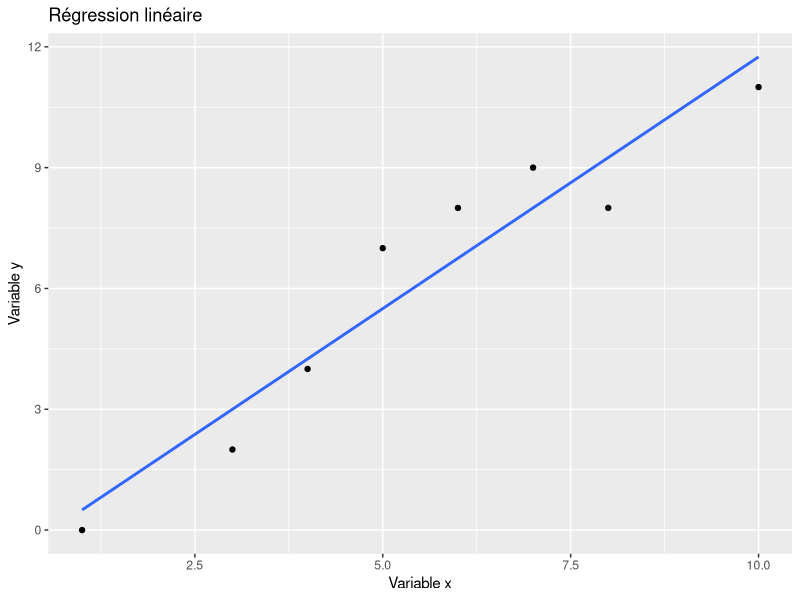

Here is the R script that generated this plot:
# f = function(x,y){
#   n = length(x)
#   a = n/(n-1)*cov(x,y)/var(x)
#   b = mean(y)-a*mean(x)
#   return(c(a,b))
# }
# 
x = c(1,3,4,5,6,7,8,10);
y = c(0,2,4,7,8,9,8,11);
# 
# c=f(x,y)
# 
# y0 = c[1]*seq(0,10,length=8) + c[2]
# 
# plot(y0,type="l",lwd="3",xlim = c(0,11))
# points(x,y)

library(ggplot2)
# Création de données aléatoires pour l'exemple
# set.seed(123)  # Pour la reproductibilité
# x <- 1:100  # Création de valeurs pour x
# y <- 2 * x + rnorm(100, mean = 0, sd = 10)  # Relation linéaire entre x et y avec un bruit aléatoire

modele_lineaire <- lm(y ~ x)
summary(modele_lineaire)
# Création du nuage de points avec la droite de régression
graphique <- ggplot(data = data.frame(x = x, y = y), aes(x = x, y = y)) +
  geom_point() +  # Nuage de points
  geom_smooth(method = "lm", se = FALSE) +  # Ajout de la droite de régression
  labs(title = "Régression linéaire", x = "Variable x", y = "Variable y")  # Ajout des titres des axes et du graphique

# Affichage du graphique
print(graphique)
